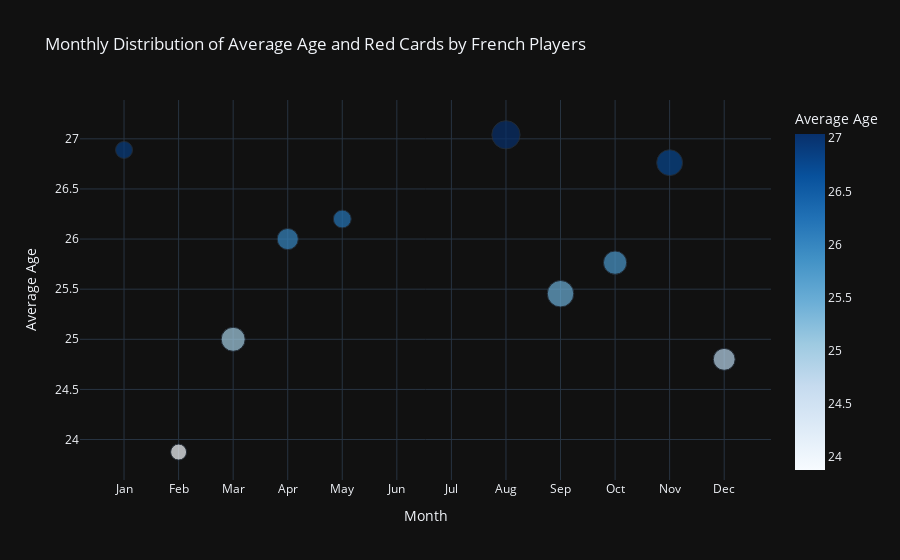

Notebook source saved alongside this figure:
### Code cell
import pandas as pd
import plotly.express as px

# File paths
game_events = pd.read_csv("/Users/alessandros/Desktop/Assignment_Data_2023-2024/data/game_events.csv")
players = pd.read_csv("/Users/alessandros/Desktop/Assignment_Data_2023-2024/data/players.csv")

# Step 1: Filter for French players and red card events
red_cards = game_events[(game_events["type"] == "Cards") & (game_events["description"].str.contains("Red card", na=False))]
red_cards = red_cards.merge(players, on="player_id", how="left")
french_red_cards = red_cards[red_cards["country_of_birth"] == "France"].copy()

# Step 2: Add month column and calculate age
french_red_cards["date"] = pd.to_datetime(french_red_cards["date"])
french_red_cards["month"] = french_red_cards["date"].dt.month

# Calculate age using date_of_birth
french_red_cards["date_of_birth"] = pd.to_datetime(french_red_cards["date_of_birth"], errors="coerce")
french_red_cards["age"] = (french_red_cards["date"] - french_red_cards["date_of_birth"]).dt.days // 365

# Step 3: Group data by month and calculate red cards and average age
monthly_data = french_red_cards.groupby("month").agg(
    red_cards=("game_event_id", "count"),
    avg_age=("age", "mean")
).reset_index()

# Create a scatter plot with bubble size for red cards and color for average age
fig = px.scatter(
    monthly_data,
    x="month",
    y="avg_age",
    size="red_cards",
    color="avg_age",
    title="Monthly Distribution of Average Age and Red Cards by French Players",
    labels={"month": "Month", "avg_age": "Average Age", "red_cards": "Red Cards"},
    color_continuous_scale="Blues"
)

# Customize x-axis for months
fig.update_layout(
    xaxis=dict(
        tickmode="array",
        tickvals=list(range(1, 13)),
        ticktext=["Jan", "Feb", "Mar", "Apr", "May", "Jun", "Jul", "Aug", "Sep", "Oct", "Nov", "Dec"]
    ),
    template="plotly_dark"
)

# Show the chart
fig.show()

### Figure 1 — Plotly figure (JSON) as saved in the notebook; plotly's stock layout.template omitted (floating-point values rounded to 4 significant figures)
{"data": [{"hovertemplate": "Month=%{x}<br>Average Age=%{marker.color}<br>Red Cards=%{marker.size}<extra></extra>", "legendgroup": "", "marker": {"color": [26.89, 23.88, 25.0, 26.0, 26.2, 27.04, 25.45, 25.76, 26.76, 24.8], "coloraxis": "coloraxis", "size": [9, 8, 18, 14, 10, 25, 22, 17, 21, 15], "sizemode": "area", "sizeref": 0.0625, "symbol": "circle"}, "mode": "markers", "name": "", "orientation": "v", "showlegend": false, "x": [1, 2, 3, 4, 5, 8, 9, 10, 11, 12], "xaxis": "x", "y": [26.89, 23.88, 25.0, 26.0, 26.2, 27.04, 25.45, 25.76, 26.76, 24.8], "yaxis": "y", "type": "scatter"}], "layout": {"xaxis": {"anchor": "y", "domain": [0.0, 1.0], "title": {"text": "Month"}, "tickmode": "array", "tickvals": [1, 2, 3, 4, 5, 6, 7, 8, 9, 10, 11, 12], "ticktext": ["Jan", "Feb", "Mar", "Apr", "May", "Jun", "Jul", "Aug", "Sep", "Oct", "Nov", "Dec"]}, "yaxis": {"anchor": "x", "domain": [0.0, 1.0], "title": {"text": "Average Age"}}, "coloraxis": {"colorbar": {"title": {"text": "Average Age"}}, "colorscale": [[0.0, "rgb(247,251,255)"], [0.125, "rgb(222,235,247)"], [0.25, "rgb(198,219,239)"], [0.375, "rgb(158,202,225)"], [0.5, "rgb(107,174,214)"], [0.625, "rgb(66,146,198)"], [0.75, "rgb(33,113,181)"], [0.875, "rgb(8,81,156)"], [1.0, "rgb(8,48,107)"]]}, "legend": {"tracegroupgap": 0, "itemsizing": "constant"}, "title": {"text": "Monthly Distribution of Average Age and Red Cards by French Players"}}}
